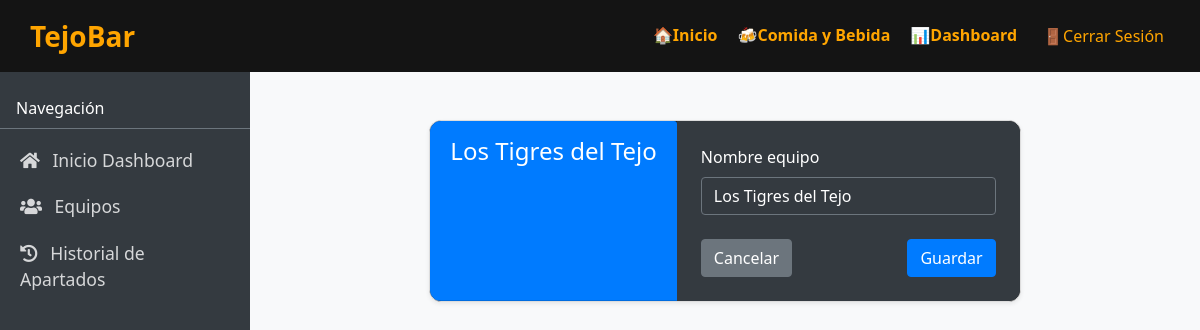
Page /equipos/2/editar/ (signed in) on the committed database.
### tejobar_app/models.py (models this page shows)
class Equipo(models.Model):
    nombre_equipo = models.CharField(max_length=100, unique=True)
    def __str__(self) -> str:
        return self.nombre_equipo

### tejobar_app/views.py (the view)
# urls.py: path("equipos/<int:pk>/editar/", views.equipo_update, name="equipos_update"),
@login_required
def equipo_update(request: HttpRequest, pk: int) -> HttpResponse:
    equipo = get_object_or_404(Equipo, pk=pk)
    if request.method == "POST":
        form = EquipoForm(request.POST, instance=equipo)
        if form.is_valid():
            form.save()
            messages.success(request, "Equipo actualizado correctamente")
            return redirect("tejobar_app:equipos_show", pk=equipo.pk)
    else:
        form = EquipoForm(instance=equipo)
    return render(request, "equipos/form.html", {"form": form, "equipo": equipo})

### tejobar_app/forms.py
class EquipoForm(forms.ModelForm):
    class Meta:
        model = Equipo
        fields = ["nombre_equipo"]

### templates/equipos/form.html (shortened to what this page needs)
{% extends "layouts/dashboard_layout.html" %}
{% block content %}
<div class="row justify-content-center mt-4">
    <div class="col-md-8">
        <div class="card shadow-sm">
            <div class="card-header bg-primary text-white py-3">
                <h4 class="mb-0 text-center">{{ equipo|default_if_none:"Nuevo equipo" }}</h4>
            </div>
            <div class="card-body bg-dark text-white p-4">
                <form method="post">
                    {% for field in form %}
                    <div class="mb-3">
                        <label for="{{ field.id_for_label }}" class="form-label">{{ field.label }}</label>
                        <input type="{{ field.field.widget.input_type|default:'text' }}" name="{{ field.name }}"
                            id="{{ field.id_for_label }}"
                            class="form-control bg-dark text-white border-secondary {% if field.errors %}is-invalid{% endif %}"
                            value="{{ field.value|default_if_none:'' }}"
                            {% if field.field.required %}required{% endif %}>
                    </div>
                    {% endfor %}
                    <div class="d-flex justify-content-between mt-4">
                        <a href="{% url 'tejobar_app:equipos_index' %}" class="btn btn-secondary">Cancelar</a>
                        <button type="submit" class="btn btn-primary">Guardar</button>
                    </div>
                </form>
            </div>
        </div>
    </div>
</div>
{% endblock %}

### static/css/productos.css (style rules this page uses)
body { margin: 0; font-family: 'Segoe UI', sans-serif; background-color: #fdf6e3; color: #333; transition: 1.5s; }
.card { display: flex; flex-direction: row; background-color: #1d1c19; border: 1px solid #ddd; border-radius: 12px; box-shadow: 0 2px 8px rgba(0,0,0,0.1); overflow: hidden; text-decoration: none; color: inherit; transition: transform 0.3s ease, box-shadow 0.3s ease; min-height: 160px; }

### templates/layouts/dashboard_layout.html (style rules this page uses)
body, html { height: 100%; margin: 0; overflow-x: hidden; }

### rows in the picture
Equipo: nombre_equipo "Los Tigres del Tejo", nombre_equipo "Los Tigres del Tejo"

### other values in the picture
{{ field.label }} "Nombre equipo"
